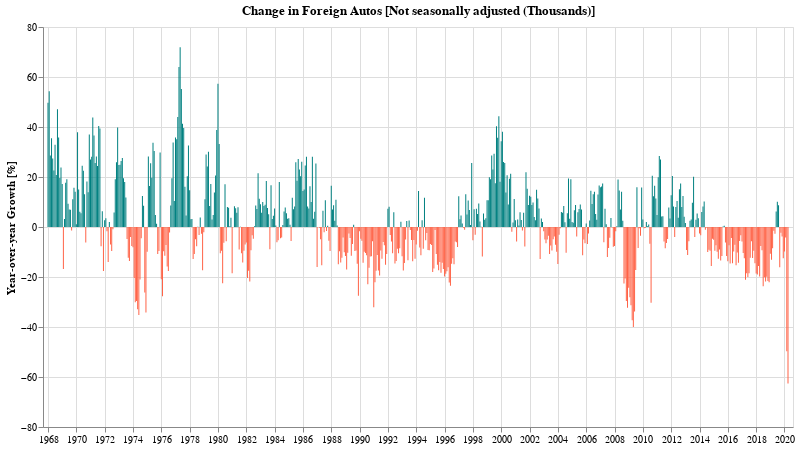

Write notebook code for a chart like this one.
### Code cell
doYoyChart(df_foreign_autos, 'Not seasonally adjusted (Thousands)', 'Foreign Autos')

### Figure 1 — Vega-Lite specification as saved in the notebook (floating-point values rounded to 4 significant figures; data arrays with more than 128 entries replaced by an {"elided": "..."} marker saying what was removed)
{"config": {"view": {"continuousWidth": 400, "continuousHeight": 300}}, "data": {"name": "data-6802ba41148b7af5a0131268a390c201"}, "mark": {"type": "bar", "color": "teal", "width": 1}, "background": "white", "encoding": {"color": {"condition": {"value": "tomato", "test": "datum['Not seasonally adjusted (Thousands)'] < 0"}, "value": "teal"}, "tooltip": [{"type": "temporal", "field": "dt", "format": "%b %Y", "title": "Date"}, {"type": "quantitative", "field": "Not seasonally adjusted (Thousands)", "format": ",.02f", "title": "YoY Change [%]"}], "x": {"type": "temporal", "axis": {"title": ""}, "field": "dt"}, "y": {"type": "quantitative", "axis": {"title": "Year-over-year Growth [%]"}, "field": "Not seasonally adjusted (Thousands)"}}, "height": 400, "title": "Change in Foreign Autos [Not seasonally adjusted (Thousands)]", "width": 750, "$schema": "https://vega.github.io/schema/vega-lite/v4.8.1.json", "datasets": {"data-6802ba41148b7af5a0131268a390c201": {"elided": "640 records"}}}
